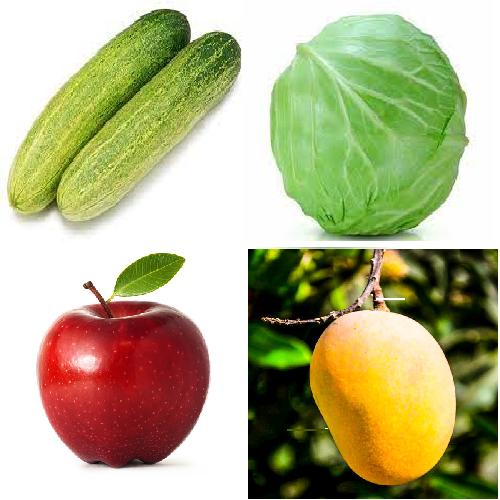
#> input picture Photos/together.png, 500 x 500 px
$ python cutphotos.py
#> lines starting #> are read from the running program, lines starting #| are printed output that depends on the picture
import cv2
import os
path_to_image="./Photos/together.png"
image= cv2.imread(path_to_image)
#> image is the input picture: shape (500, 500, 3); mean B, G, R 134.4, 176.3, 178.6
(h,w) = image.shape[:2]
#> h = 500; w = 500
centerX, centerY = (w//2), (h//2)
#> centerX = 250; centerY = 250
topLeft = image[0:centerY, 0:centerX]
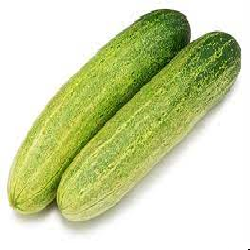
#> topLeft: shape (250, 250, 3); mean B, G, R 169.3, 215, 206.2
topRight = image[0:centerY, centerX:w]
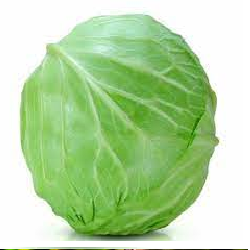
#> topRight: shape (250, 250, 3); mean B, G, R 165.4, 215.5, 183.1
bottomLeft=image[centerY:h,0:centerX]
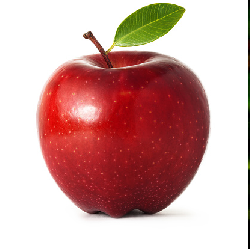
#> bottomLeft: shape (250, 250, 3); mean B, G, R 165.6, 168.7, 210
bottomRight = image[centerY:h , centerX:w]
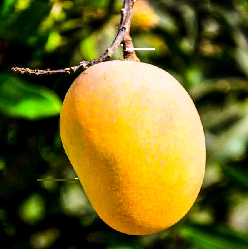
#> bottomRight: shape (250, 250, 3); mean B, G, R 37.3, 106, 115.1

path =r"./upload_images"
isWritten= cv2.imwrite(os.path.join(path , 'p1.jpg'), topLeft)
isWritten= cv2.imwrite(os.path.join(path , 'p2.jpg'), topRight)
isWritten= cv2.imwrite(os.path.join(path , 'p3.jpg'), bottomLeft)
isWritten= cv2.imwrite(os.path.join(path , 'p4.jpg'), bottomRight)
if isWritten:
    print('Image is successfully saved as file.')
cv2.waitKey(0)

$ run again, with Photos/togather.jpeg saved as Photos/together.png
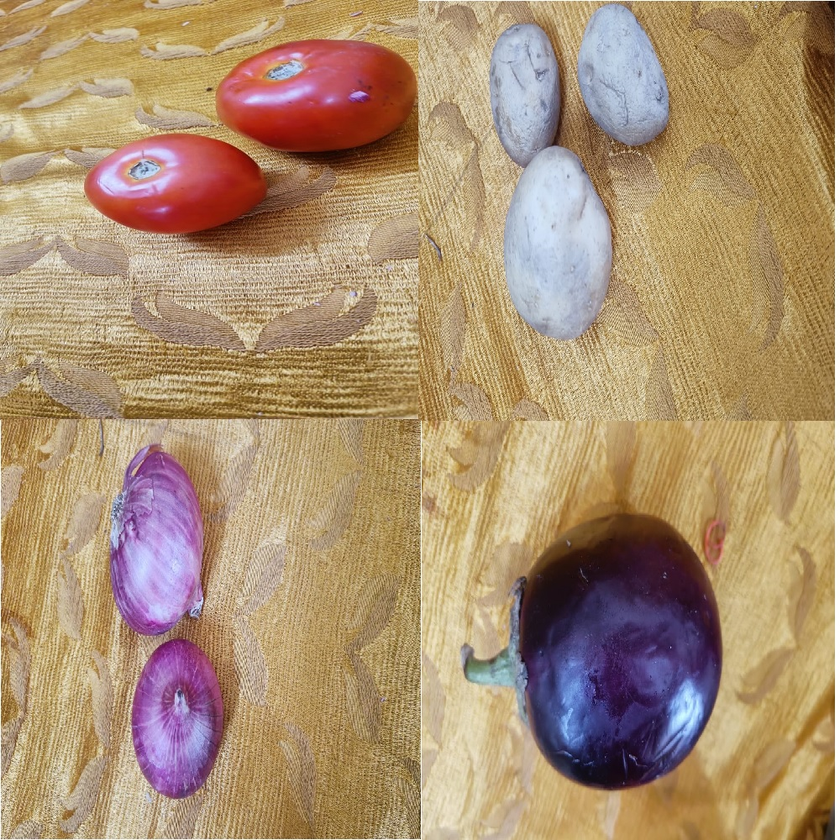
#> input picture Photos/togather.jpeg, 840 x 840 px, shrunk from 1000 x 1000 before the run
#> image is the input picture: shape (840, 840, 3); mean B, G, R 114.2, 144.9, 172
#> `bottomLeft=image[centerY:h,0:centerX]`:
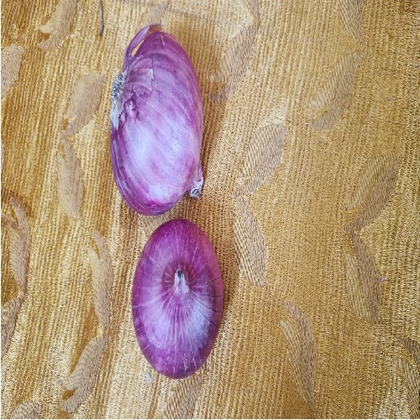
#> bottomLeft: shape (420, 420, 3); mean B, G, R 121.1, 147.7, 176.2
#> `bottomRight = image[centerY:h , centerX:w]`:
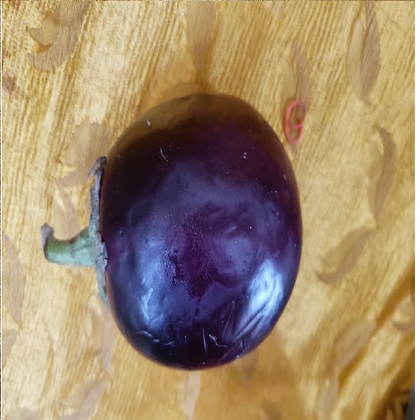
#> bottomRight: shape (420, 420, 3); mean B, G, R 109.1, 137.3, 159.8
